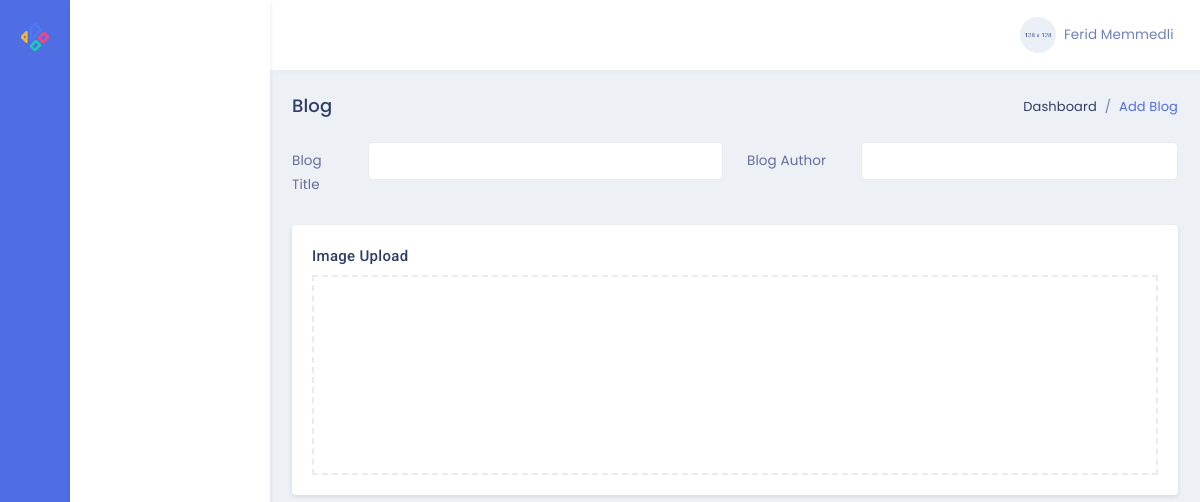
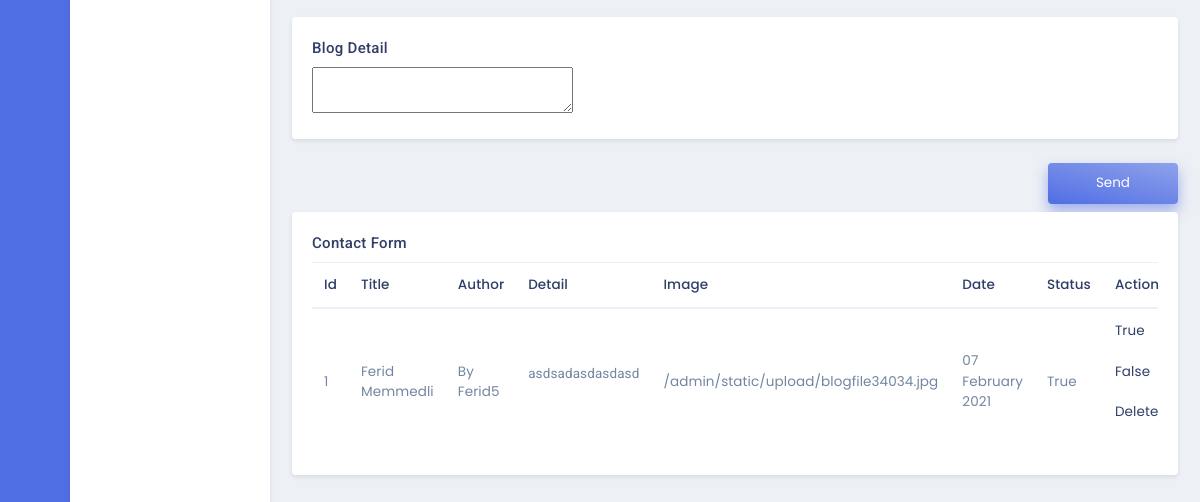
The app's page /admin/blog, older data (2 pictures, top to bottom).
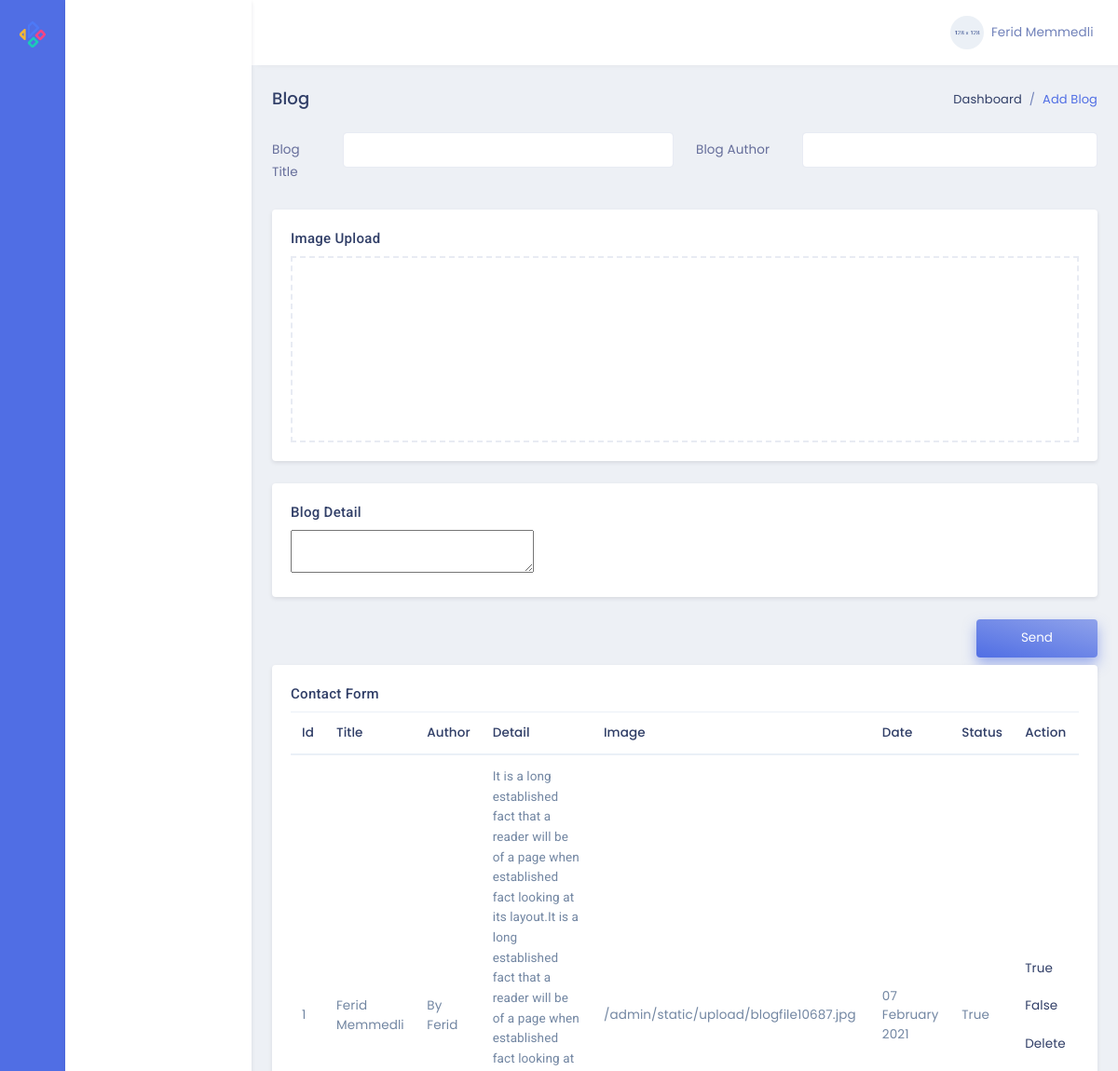
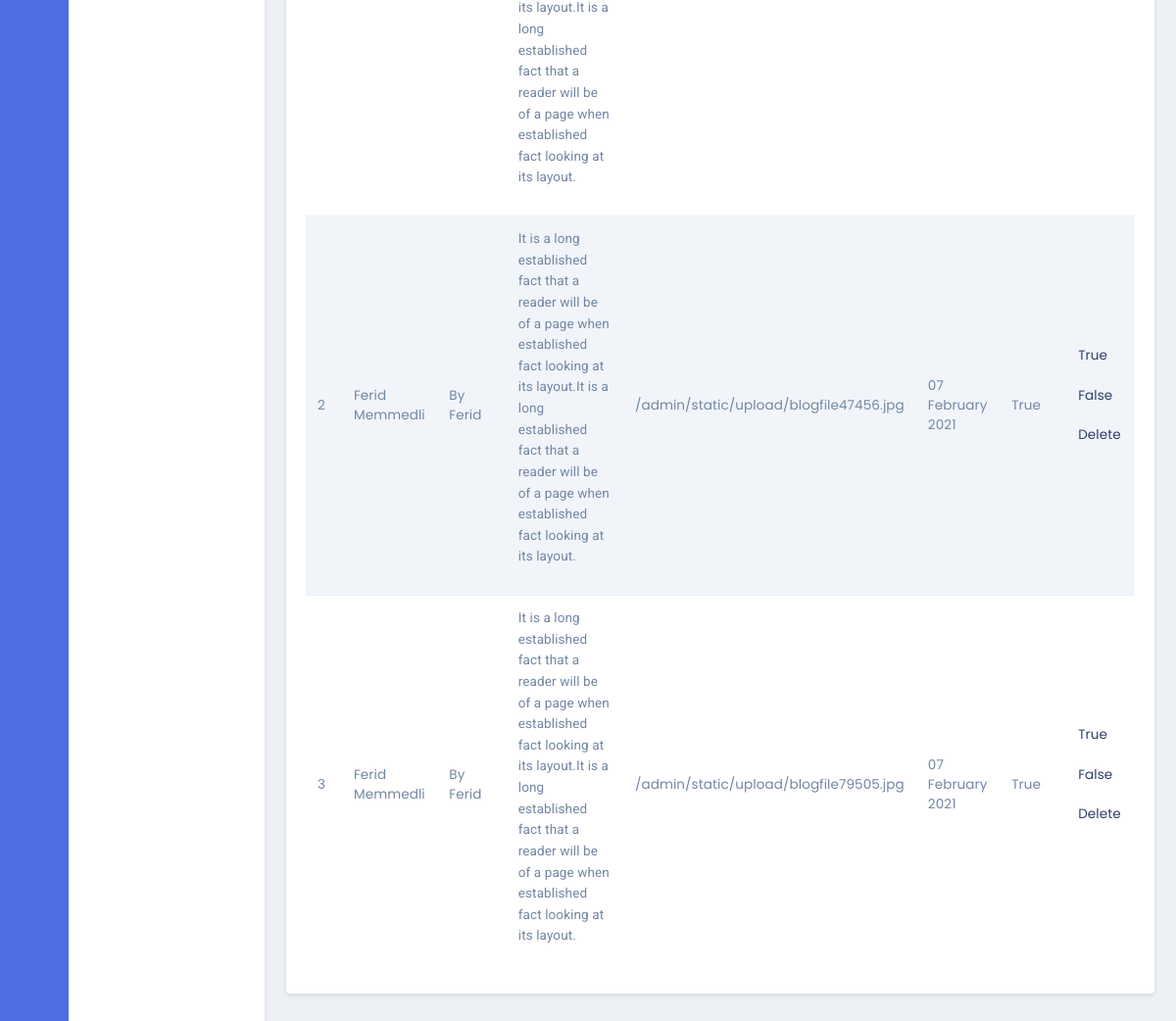
The same page, newer data (2 pictures, top to bottom).
### models.py (models this page shows, shortened)
class Blogs(db.Model):
    id = db.Column(db.Integer, primary_key=True)
    blogTitle = db.Column(db.String,nullable=False)
    blogDetail = db.Column(db.Text,nullable=False)
    blogAuthor = db.Column(db.String,nullable=False)
    blogDate = db.Column(db.String,default=datetime.now().strftime('%d %B %Y'))
    blogImage = db.Column(db.String,nullable=False)
    blogStatus = db.Column(db.Boolean)

### admin/routes.py (the view, shortened to what this page needs)
@admin.route('/blog',methods=['GET','POST'])
def adminBlog():
    blog=Blogs.query.all()
    return render_template('admin/editBlog.html',blog=blog)

### admin/templates/admin/editBlog.html (shortened to what the changed rows need)
{% extends "admin/layout.html" %}
{% block contentAdmin %}
<div class="row">
    <div class="col-lg-12">
        <div class="card">
            <div class="card-body">
                <div class="table-responsive">
                    <table class="table table-striped mb-0">
                        <thead>
                            <tr>
                                <th>Id</th>
                                <th>Title</th>
                                <th>Author</th>
                                <th>Detail</th>
                                <th>Image</th>
                                <th>Date</th>
                                <th>Status</th>
                                <th>Action</th>
                            </tr>
                        </thead>
                        <tbody>
                            {% for blog in blog %}
                            <tr>
                                <td>{{blog.id}}</td>
                                <td>{{blog.blogTitle}}</td>
                                <td>{{blog.blogAuthor}}</td>
                                <td>{{blog.blogDetail|safe}}</td>
                                <td>{{blog.blogImage}}</td>
                                <td>{{blog.blogDate}}</td>
                                <td>{{blog.blogStatus}}</td>
                                <td>
                                    <a href="/admin/true/{{blog.id}}">
                                        True
                                        <i class="fas fa-check-circle text-danger font-16"></i>
                                    </a>
                                    <a href="/admin/false/{{blog.id}}">
                                        False
                                        <i class="fas fa-times-circle text-danger font-16"></i>
                                    </a>
                                    <a href="/admin/deleteblog/{{blog.id}}">
                                        Delete
                                        <i class="fas fa-trash-alt text-danger font-16"></i>
                                    </a>
                                </td>
                            </tr>
                            {% endfor %}
                        </tbody>
                    </table>
                </div>
            </div>
        </div>
    </div>
</div>
{% endblock %}

Row changes from the older to the newer data that the page shows:
changed Blogs id 1: blogAuthor "By Ferid5" → "By Ferid"; blogDetail "asdsadasdasdasd" → "It is a long established fact that a reader will be of a page when established fact looking at its layout.It is a long established fact that a reader will be of a page when established fact looking at its layout.It is a long established fact that a reader will be of a page when established fact looking at its layout."; blogImage "/admin/static/upload/blogfile34034.jpg" → "/admin/static/upload/blogfile10687.jpg"
added Blogs: id "2", blogTitle "Ferid Memmedli", blogAuthor "By Ferid", blogDetail "It is a long established fact that a reader will be of a page when established fact looking at its layout.It is a long established fact that a reader will be of a page when established fact looking at its layout.", blogImage "/admin/static/upload/blogfile47456.jpg", blogDate "07 February 2021", blogStatus "True"
added Blogs: id "3", blogTitle "Ferid Memmedli", blogAuthor "By Ferid", blogDetail "It is a long established fact that a reader will be of a page when established fact looking at its layout.It is a long established fact that a reader will be of a page when established fact looking at its layout.", blogImage "/admin/static/upload/blogfile79505.jpg", blogDate "07 February 2021", blogStatus "True"
